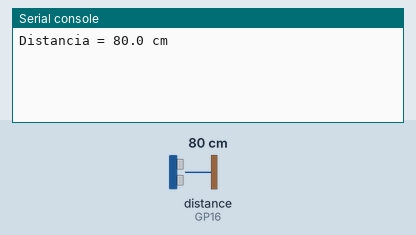
This program was run on a simulated Raspberry Pi Pico running CircuitPython. Parts: the last lines printed to the serial console. Inputs (shaded band) come from the test bench; at power-on: distance to the obstacle (sensor on GP16) 80 cm. The echo pulse lasts 58.3 µs per cm.

Above: at 1.2 s.
1.3 s: distance to the obstacle (sensor on GP16) set to 2 cm
At 2.6 s:
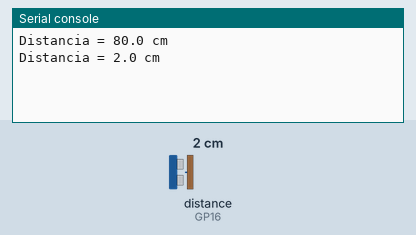
2.8 s: distance to the obstacle (sensor on GP16) set to 4 cm
At 5.3 s:
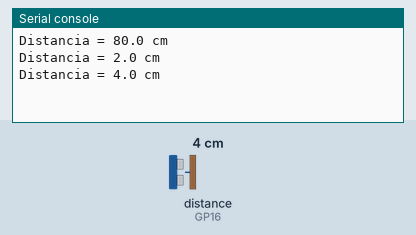
Timing chart, 0 to 6.8 s (numbered marks = the images above; inputs shaded):
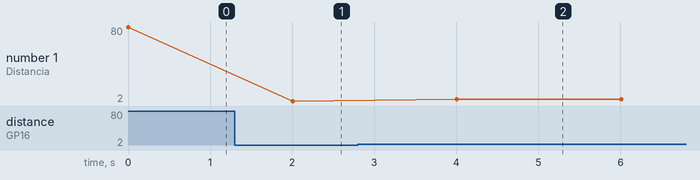

Measured:
- after the input at 1.3 s, the serial console: prints a new line after 0.71 s (image 1)
- after the input at 2.8 s, the serial console: prints a new line after 1.2 s (image 2)
- plotted number 1: 80 → 2 after the input at 1.3 s, 2 → 4 after the input at 2.8 s

The program:

hcsr04_cpython.py
```python
# Exemplo com HC-SR04

import digitalio
import pulseio
import board
from time import sleep
from time import monotonic

# Configura pino Trig
trigger = digitalio.DigitalInOut(board.GP17)
trigger.direction = digitalio.Direction.OUTPUT
trigger.value = False

# Configura pino Echo
echo = pulseio.PulseIn(board.GP16, idle_state=False)
echo.pause()

# Faz medições
while True:
    # prepara medição
    echo.clear()
    echo.resume()

    # pulsa o trigger
    trigger.value = True
    sleep(0.001)
    trigger.value = False

    # espera capturar o eco
    tout = monotonic() + 0.1
    while (len(echo) == 0) and (monotonic() < tout):
        pass
    echo.pause()

    # Calcula distancia
    if len(echo) > 0:
        distance = (echo[0] * 0.0343) / 2
        print('Distancia = {0:.1f} cm'.format(distance))
    else:
        print('Timeout')

    sleep(2)
```
